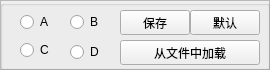
   <widget class="QFrame" name="frame_10">
    <property name="geometry">
     <rect>
      <x>830</x>
      <y>525</y>
      <width>270</width>
      <height>70</height>
     </rect>
    </property>
    <property name="frameShape">
     <enum>QFrame::StyledPanel</enum>
    </property>
    <property name="frameShadow">
     <enum>QFrame::Raised</enum>
    </property>
    <widget class="QGroupBox" name="groupBox">
     <property name="geometry">
      <rect>
       <x>0</x>
       <y>0</y>
       <width>270</width>
       <height>70</height>
      </rect>
     </property>
     <property name="title">
      <string/>
     </property>
     <widget class="QRadioButton" name="radioButton_B">
      <property name="geometry">
       <rect>
        <x>70</x>
        <y>12</y>
        <width>40</width>
        <height>20</height>
       </rect>
      </property>
      <property name="text">
       <string>B</string>
      </property>
     </widget>
     <widget class="QRadioButton" name="radioButton_A">
      <property name="geometry">
       <rect>
        <x>20</x>
        <y>12</y>
        <width>40</width>
        <height>20</height>
       </rect>
      </property>
      <property name="text">
       <string>A</string>
      </property>
     </widget>
     <widget class="QRadioButton" name="radioButton_C">
      <property name="geometry">
       <rect>
        <x>20</x>
        <y>40</y>
        <width>40</width>
        <height>20</height>
       </rect>
      </property>
      <property name="text">
       <string>C</string>
      </property>
     </widget>
     <widget class="QPushButton" name="pushButton_para_save">
      <property name="geometry">
       <rect>
        <x>120</x>
        <y>10</y>
        <width>70</width>
        <height>25</height>
       </rect>
      </property>
      <property name="text">
       <string>保存</string>
      </property>
     </widget>
     <widget class="QPushButton" name="pushButton_para_acquiesce">
      <property name="geometry">
       <rect>
        <x>190</x>
        <y>10</y>
        <width>70</width>
        <height>25</height>
       </rect>
      </property>
      <property name="text">
       <string>默认</string>
      </property>
     </widget>
     <widget class="QPushButton" name="pushButton_para_load">
      <property name="geometry">
       <rect>
        <x>120</x>
        <y>40</y>
        <width>140</width>
        <height>25</height>
       </rect>
      </property>
      <property name="text">
       <string>从文件中加载</string>
      </property>
     </widget>
     <widget class="QRadioButton" name="radioButton_D">
      <property name="geometry">
       <rect>
        <x>70</x>
        <y>42</y>
        <width>40</width>
        <height>20</height>
       </rect>
      </property>
      <property name="text">
       <string>D</string>
      </property>
     </widget>
    </widget>
   </widget>
